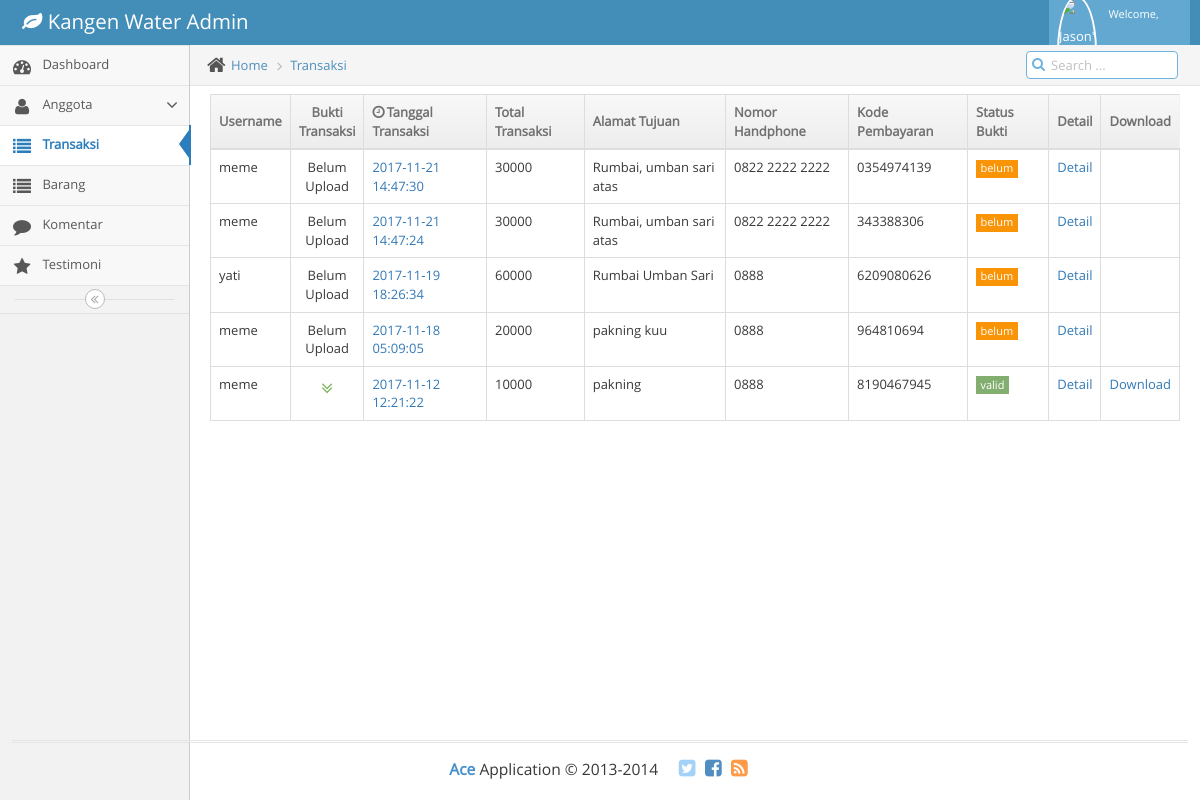
/index.php/dashboard/Transaksi, run on the app's committed database.
### tables this page shows
CREATE TABLE `transaksi` (
  `id_transaksi` int(11) NOT NULL,
  `tanggal_transaksi` timestamp NOT NULL DEFAULT CURRENT_TIMESTAMP,
  `total_transaksi` int(11) NOT NULL,
  `bukti_transaksi` varchar(30) NOT NULL,
  `validasi_bukti` varchar(30) NOT NULL,
  `alamat_tujuan` varchar(30) NOT NULL,
  `nohp` varchar(30) NOT NULL,
  `username` varchar(30) NOT NULL,
  `kode_pembayaran` varchar(30) NOT NULL
);

### application/controllers/Dashboard.php (called while the page is built, shortened)
<?php
class Dashboard extends CI_Controller
{
	function __construct()
	{
		$this->load->model('MemberModel');
		$this->load->model('TransaksiModel');
		$this->load->model('KomentarModel');
		$this->load->model('TestimoniModel');
		$this->load->model('AdminModel');
		$this->load->model('OrderModel');
		$this->load->model('BarangModel');
	}
	function Transaksi(){
		$data['semuatransaksi'] = $this->TransaksiModel->ambil_data();
		$this->load->view('Admin/Transaksi',$data);
	}
}
?>

### index.php (called while the page is built, shortened)
<?php
require_once BASEPATH.'core/CodeIgniter.php';

### application/models/TransaksiModel.php (called while the page is built, shortened)
<?php
class TransaksiModel extends CI_model
{
	public $nama_table = 'transaksi';
	public $id='id_transaksi';
	function ambil_data(){
		$this->db->order_by($this->id,"DESC");
		$datasemua= $this->db->get($this->nama_table)->result();
		return $datasemua;
	}
}

### application/views/Admin/Transaksi.php (the view, shortened to what this page needs)
	<?php
	$data['alamat']="<li class='active'><a href='".site_url('Dashboard/Transaksi')."'>Transaksi</a></li>";
	$this->load->view('Admin/Header',$data); ?>
	<div class="page-content">
		<?php
		$banyaktransaksi=count($semuatransaksi);
		if ($banyaktransaksi>5) {
			$banyaktransaksi=5;
		}
		?>
		<div class="row">
			<div class="col-xs-12">
				<div class="row">
					<div class="col-xs-12">
						<table id="simple-table" class="table table-bordered table-hover">
							<thead>
								<tr>
									<th>Username</th>
									<th class="detail-col">Bukti Transaksi</th>
									<th><i class="ace-icon fa fa-clock-o bigger-110 hidden-480"></i>Tanggal Transaksi</th>
									<th>Total Transaksi</th>
									<th class="hidden-480">Alamat Tujuan</th>
									<th>
										Nomor Handphone
									</th>
									<th class="hidden-480">Kode Pembayaran</th>
									<th>Status Bukti</th>
									<th>Detail</th>
									<th>Download</th>
								</tr>
							</thead>
							<tbody>
								<?php for($i=0;$i<$banyaktransaksi;$i++){
									$transaksi=$semuatransaksi[$i];
									?>
									<tr>
										<td><?php echo $transaksi->username ?></td>
										<td class="center">
											<?php if($transaksi->bukti_transaksi!='belum'){ ?>
											<div class="action-buttons">
												<a href="#" class="green bigger-140 show-details-btn" title="Show Details">
													<i class="ace-icon fa fa-angle-double-down"></i>
												</a>
											</div>
											<?php }else{echo "Belum Upload"; }?>
										</td>
										<td>
											<a href="#"><?php echo $transaksi->tanggal_transaksi; ?></a>
										</td>
										<td><?php echo $transaksi->total_transaksi ?></td>
										<td class="hidden-480"><?php echo $transaksi->alamat_tujuan ?></td>
										<td><?php echo $transaksi->nohp ?></td>
										<td class="hidden-480">
											<?php echo $transaksi->kode_pembayaran ?>
										</td>
										<?php
										$status=$transaksi->validasi_bukti;
										$class="";
										if($status=='valid'){
											$class="label label-sm label-success";
										}else if ($status=='tidak valid') {
											$class="label label-sm label-danger";
										}else{
											$class="label label-sm label-warning";
										}
										?>
										<td>
											<span class="<?php echo($class)?>">
												<?php echo $transaksi->validasi_bukti; ?>
											</span>
										</td>
<td> <a href="<?php echo site_url('Dashboard/DetailTransaksi/'.$transaksi->id_transaksi) ?>">Detail</a></td>
<td><?php if ($transaksi->bukti_transaksi!="belum"): ?>
	<a href="<?php echo site_url('Dashboard/downloadBuktiTransaksi/'.$transaksi->id_transaksi) ?>">Download</a>
<?php endif ?></td>
									</tr>
									<?php } ?>
								</tbody>
							</table>
						</div>
					</div>
				</div>
	</div>
</div>
<div class="footer">
	<div class="footer-inner">
		<div class="footer-content">
			<span class="bigger-120">
				<span class="blue bolder">Ace</span>
				Application &copy; 2013-2014
			</span>
			<span class="action-buttons">
				<a href="#">
					<i class="ace-icon fa fa-twitter-square light-blue bigger-150"></i>
				</a>
				<a href="#">
					<i class="ace-icon fa fa-facebook-square text-primary bigger-150"></i>
				</a>
				<a href="#">
					<i class="ace-icon fa fa-rss-square orange bigger-150"></i>
				</a>
			</span>
		</div>
	</div>
</div>
</div>
		</body>
		</html>

### data on the page
transaksi: username "meme", bukti_transaksi "Belum Upload", tanggal_transaksi "2017-11-21 14:47:30", total_transaksi "30000", alamat_tujuan "Rumbai, umban sari atas", nohp "0822 2222 2222", kode_pembayaran "0354974139", validasi_bukti "belum"
transaksi: username "meme", bukti_transaksi "Belum Upload", tanggal_transaksi "2017-11-21 14:47:24", total_transaksi "30000", alamat_tujuan "Rumbai, umban sari atas", nohp "0822 2222 2222", kode_pembayaran "343388306", validasi_bukti "belum"
transaksi: username "yati", bukti_transaksi "Belum Upload", tanggal_transaksi "2017-11-19 18:26:34", total_transaksi "60000", alamat_tujuan "Rumbai Umban Sari", nohp "0888", kode_pembayaran "6209080626", validasi_bukti "belum"
transaksi: username "meme", bukti_transaksi "Belum Upload", tanggal_transaksi "2017-11-18 05:09:05", total_transaksi "20000", alamat_tujuan "pakning kuu", nohp "0888", kode_pembayaran "964810694", validasi_bukti "belum"
transaksi: username "meme", tanggal_transaksi "2017-11-12 12:21:22", total_transaksi "10000", alamat_tujuan "pakning", nohp "0888", kode_pembayaran "8190467945", validasi_bukti "valid"
